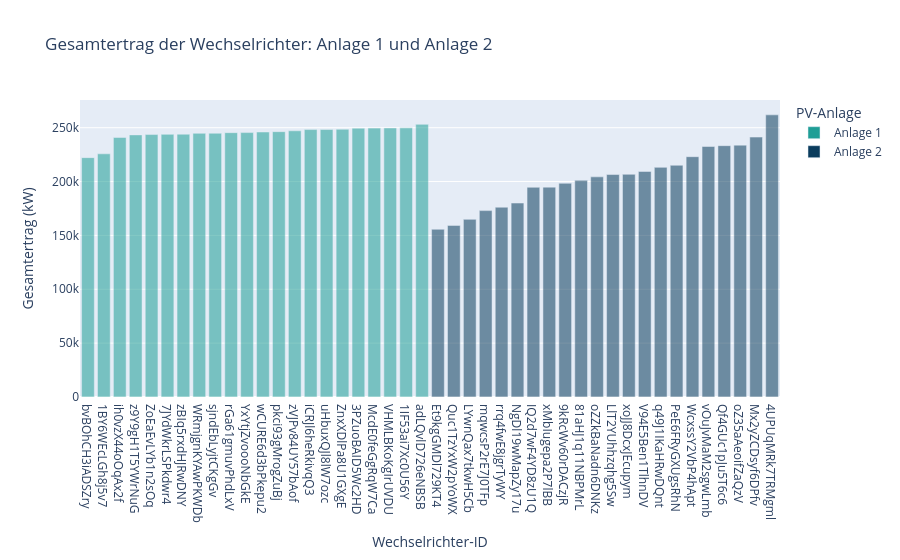

Write notebook code for a chart like this one.
### Code cell
fig = px.bar(
    wechselrichter_diagramm_df,
    x="wechselrichter_id",
    y="ertrag_gesamt",
    color="anlage",
    color_discrete_map=FARBEN,
    barmode="overlay",
    opacity=0.55,
    title="Gesamtertrag der Wechselrichter: Anlage 1 und Anlage 2",
    labels={
        "wechselrichter_id": "Wechselrichter-ID",
        "ertrag_gesamt": "Gesamtertrag (kW)",
        "anlage": "PV-Anlage"
    },
    hover_data={
        "wechselrichter_id": True,
        "ertrag_gesamt": ":.2f",
        "abweichung_prozent": ":.2f"
    }
)

fig.show()

### Figure 1 — Plotly figure (JSON) as saved in the notebook; plotly's stock layout.template omitted (floating-point values rounded to 4 significant figures)
{"data": [{"customdata": [[-9.15], [-7.7], [-1.49], [-0.51], [-0.38], [-0.3], [-0.24], [0.09], [0.11], [0.33], [0.37], [0.58], [0.71], [1.04], [1.51], [1.53], [1.62], [2.05], [2.06], [2.13], [2.16], [3.48]], "hovertemplate": "PV-Anlage=Anlage 1<br>Wechselrichter-ID=%{x}<br>Gesamtertrag (kW)=%{y:.2f}<br>abweichung_prozent=%{customdata[0]:.2f}<extra></extra>", "legendgroup": "Anlage 1", "marker": {"color": "#1F9E96", "opacity": 0.55, "pattern": {"shape": ""}}, "name": "Anlage 1", "orientation": "v", "showlegend": true, "textposition": "auto", "type": "bar", "x": ["bvBOhCH3iADSZry", "1BY6WEcLGh8j5v7", "ih0vzX44oOqAx2f", "z9Y9gH1T5YWrNuG", "ZoEaEvLYb1n2sOq", "7JYdWkrLSPkdwr4", "zBIq5rxdHJRwDNY", "WRmjgnKYAwPKWDb", "sjndEbLyjtCKgGv", "rGa61gmuvPhdLxV", "YxYtjZvoooNbGkE", "wCURE6d3bPkepu2", "pkci93gMrogZuBj", "zVJPv84UY57bAof", "iCRJl6heRkivqQ3", "uHbuxQJl8lW7ozc", "ZnxXDlPa8U1GXgE", "3PZuoBAID5Wc2HD", "McdE0feGgRqW7Ca", "VHMLBKoKgIrUVDU", "1IF53ai7Xc0U56Y", "adLQvlD726eNBSB"], "xaxis": "x", "y": [222200.0, 225800.0, 240900.0, 243300.0, 243600.0, 243900.0, 244000.0, 244800.0, 244800.0, 245400.0, 245500.0, 246000.0, 246300.0, 247100.0, 248300.0, 248300.0, 248600.0, 249600.0, 249600.0, 249800.0, 249900.0, 253100.0], "yaxis": "y"}, {"customdata": [[-23.52], [-21.76], [-19.01], [-15.02], [-13.46], [-11.57], [-4.39], [-4.32], [-2.56], [-1.21], [0.37], [1.43], [1.54], [2.84], [4.69], [5.65], [9.56], [14.21], [14.59], [14.82], [18.5], [28.64]], "hovertemplate": "PV-Anlage=Anlage 2<br>Wechselrichter-ID=%{x}<br>Gesamtertrag (kW)=%{y:.2f}<br>abweichung_prozent=%{customdata[0]:.2f}<extra></extra>", "legendgroup": "Anlage 2", "marker": {"color": "#0B3C5D", "opacity": 0.55, "pattern": {"shape": ""}}, "name": "Anlage 2", "orientation": "v", "showlegend": true, "textposition": "auto", "type": "bar", "x": ["Et9kgGMDl729KT4", "Quc1TzYxW2pYoWX", "LYwnQax7tkwH5Cb", "mqwcsP2rE7J0TFp", "rrq4fwE8jgrTyWY", "NgDl19wMapZy17u", "IQ2d7wF4YD8zU1Q", "xMbIugepa2P7lBB", "9kRcWv60rDACzjR", "81aHJ1q11NBPMrL", "oZZkBaNadn6DNKz", "LlT2YUhhzqhg5Sw", "xoJJ8DcxJEcupym", "V94E5Ben1TlhnDV", "q49J1IKaHRwDQnt", "PeE6FRyGXUgsRhN", "WcxssY2VbP4hApt", "vOuJvMaM2sgwLmb", "Qf4GUc1pJu5T6c6", "oZ35aAeoifZaQzV", "Mx2yZCDsyf6DPfv", "4UPUqMRk7TRMgml"], "xaxis": "x", "y": [155700.0, 159300.0, 164900.0, 173000.0, 176200.0, 180100.0, 194700.0, 194800.0, 198400.0, 201100.0, 204400.0, 206500.0, 206700.0, 209400.0, 213200.0, 215100.0, 223100.0, 232500.0, 233300.0, 233800.0, 241300.0, 261900.0], "yaxis": "y"}], "layout": {"barmode": "overlay", "legend": {"title": {"text": "PV-Anlage"}, "tracegroupgap": 0}, "title": {"text": "Gesamtertrag der Wechselrichter: Anlage 1 und Anlage 2"}, "xaxis": {"anchor": "y", "domain": [0, 1], "title": {"text": "Wechselrichter-ID"}}, "yaxis": {"anchor": "x", "domain": [0, 1], "title": {"text": "Gesamtertrag (kW)"}}}}
